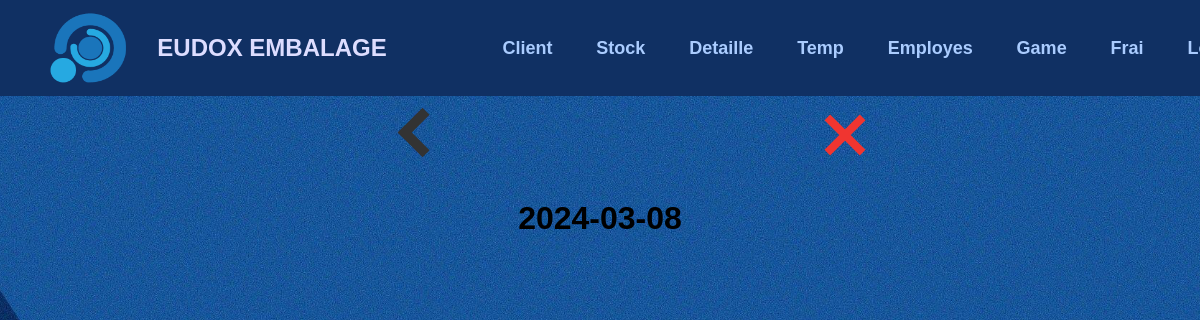
The page /detail/view/2024-03-08 on the database as committed earlier.
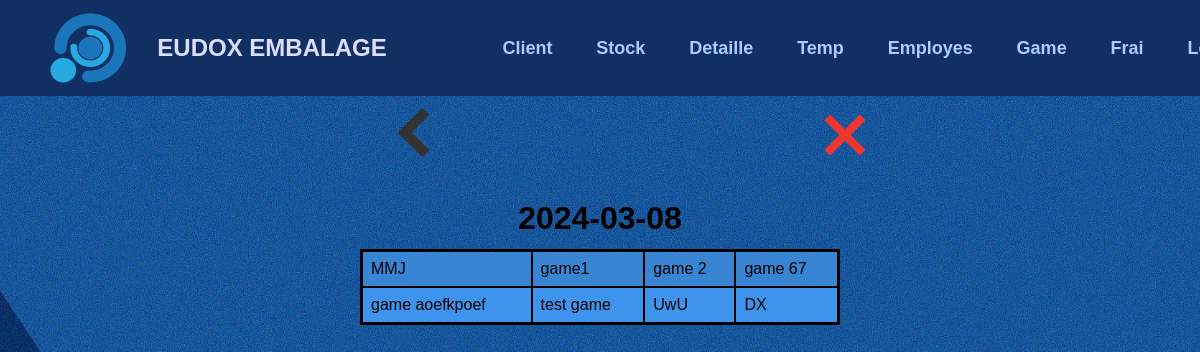
The same page on the database as committed later.
### tables this page shows
CREATE TABLE detail (
        id INTEGER PRIMARY KEY AUTOINCREMENT,
        date TEXT NOT NULL,
        game TEXT NOT NULL,
        number_d_m INTEGER DEFAULT 0,
        poid_udm REAL DEFAULT 0,
        poid_f REAL DEFAULT 0,
        number_f_r REAL DEFAULT 0,
        poid_feb REAL DEFAULT 0,
        poid_be REAL DEFAULT 0,
        poid_bu REAL DEFAULT 0,
        stock INTEGER DEFAULT 0,
        unit REAL DEFAULT 0,
        p_unit REAL DEFAULT 0
    );

### app.py (the view)
@app.route('/detail/view/<date>')
def view_d_detail(date):
    conn = sqlite3.connect('form_data.db')
    cursor = conn.cursor()
    cursor.execute('SELECT game FROM detail WHERE date = ?', (date, ))
    games = cursor.fetchall()
    return render_template('dt_view.html', date=date, games=games)

### templates/dt_view.html (shortened to what this page needs)
{% extends 'main.html' %}
{% block top %}
<a href="/detail/view" id="back"><div class="thick-arrow-left"></div></a>
<a href="/main" id="aclose"><div class="close"></div></a>
{% endblock %}
{% block bot %}
<h1>{{ date }}</h1>
<table>
  <tr>
    {% for game in games %}
      <td onclick="window.location='/detail/view/{{ date }}/{{ game[0]|urlencode}}';" style="cursor: pointer;">{{ game[0] }}</td>
      {% if loop.index % 4 == 0 %}
        </tr><tr>
      {% endif %}
    {% endfor %}
  </tr>
</table>
{% endblock %}

### templates/main.html (shortened to what this page needs)
<!DOCTYPE html>
<html>
  <head>
    <link rel="stylesheet" type="text/css" href="{{ url_for('static', filename='css/style.css') }}">
    <link rel="stylesheet" type="text/css" href="{{ url_for('static', filename='css/table.css') }}">
  </head>
  <body>
    <div class="bg">
      <div class="hd">
        <img class="logo" src="{{ url_for('static', filename='assets/lll.png') }}" onclick="goToHomePage()" style="cursor: pointer;"/>
        <h2 class="fn" onclick="goToHomePage()" style="cursor: pointer;">EUDOX EMBALAGE</h2>
        <ul class="nav">
          <li><a href="/client">Client</a></li>
          <li><a href="/stock">Stock</a></li>
          <li><a href="/detail">Detaille</a></li>
          <li><a href="/time">Temp</a></li>
          <li><a href="/work">Employes</a></li>
          <li><a href="/game">Game</a></li>
          <li><a href="/cost">Frai</a></li>
          <li><a href="/">Logout</a></li>
        </ul>
      </div>
      <div class="empty"></div>
      <div class="display_frame">
        <div class="top_side">
          {% block top %}{% endblock %}
        </div>
        <div class="bot_side">
          {% block bot %}{% endblock %}
        </div>
      </div>
    </div>
  </body>
</html>

### static/css/style.css (style rules this page uses)
body, h1, h2, h3, p, ul, li { margin: 0; padding: 0; }
body { font-family: Arial, sans-serif; background-color: #155499; background-image: url('bg.jpg'); background-size: cover; background-position: center; background-attachment: fixed; transform-origin: 0 0; }
.bg { background-size: cover; background-repeat: no-repeat; height: 100vh; }
.hd { background: #103063; width: 100%; height: 12%; display: flex; align-items: center; text-align: center; position: fixed; top: 0; left: 0; z-index: 10; }
.logo { margin-left: 4%; margin-right: 2%; height: 75px; width: 80px; }
.fn { text-align: center; font-family: sans-serif; width: 20%; color: #ddf; transition: 0.3s ease-out; }
.nav { margin-left: 22%; display: flex; justify-content: center; align-items: center; }
.nav li { list-style: none; margin-left: 5%; margin-right: 5%; font-size:18px; }
.nav li a { text-decoration: none; font-family: sans-serif; font-weight: bold; color: #acf; transition: 0.3s ease-out; }
.display_frame { background-size: cover; text-align: center; width: 100%; }
a { color: inherit; text-decoration: none; }
.empty { height: 10%; }
.top_side { display: flex; height: 120px; width: 100%; }
#aclose { margin-left: 28vw; }
.thick-arrow-left { margin: 35px; width: 25px; height: 25px; border: 10px solid #333; border-left: 0; border-top: 0; transform: rotate(135deg); }
#back { margin-left: 30.8%; }
.close { margin: 30px; background: #f03530; height: 50px; position: relative; width: 8px; transform: rotate(45deg); }
.close:after { background: #f03530; content: ""; height: 8px; left: -21px; position: absolute; top: 21px; width: 50px; }

### static/css/table.css (style rules this page uses)
table { border-collapse: collapse; width: 80%; margin: 10%; margin-top: 1%; }
th, td { padding: 8px; text-align: left; }
tr:nth-child(even) td { background-color: #3e94ec; }
tr:nth-child(odd) td { background-color: #3885d4; }

### templates/dt_view.html (style rules this page uses)
table { border-collapse: collapse; width: 40%; margin: 30%; margin-top: 1%; border: 3px solid black; }
td { border: 2px solid black; }

Rows that differ between the two databases and show on the page:
added detail: game "MMJ"
added detail: game "game1"
added detail: game "game 2"
added detail: game "game 67"
added detail: game "game aoefkpoef"
added detail: game "test game"
added detail: game "UwU"
added detail: game "DX"
